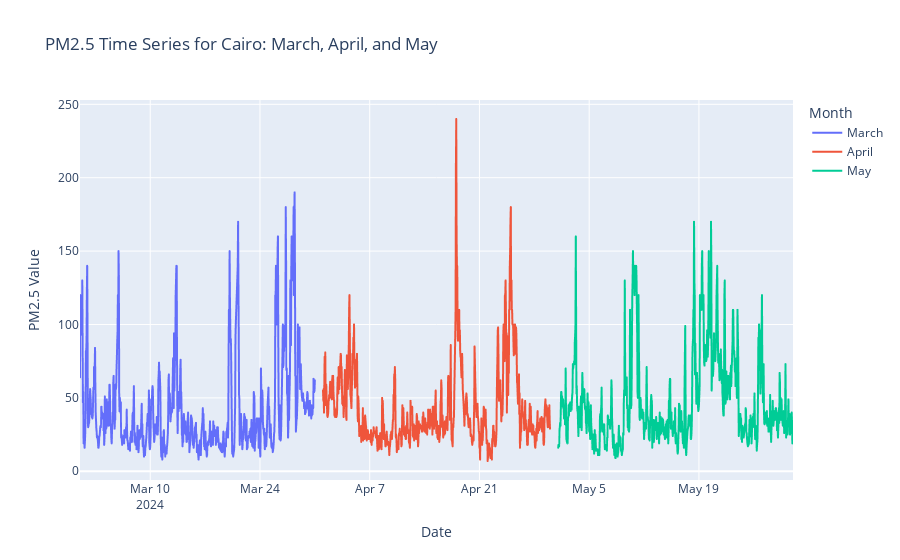

The code cell stored with this chart in its notebook:
### Code cell
# Convert the datetime column to datetime objects
cairomarch['datetimeLocal'] = pd.to_datetime(cairomarch['datetimeLocal'], utc=True)
cairoapril['datetimeLocal'] = pd.to_datetime(cairoapril['datetimeLocal'], utc=True)
cairomay['datetimeLocal'] = pd.to_datetime(cairomay['datetimeLocal'], utc=True)

# Filter for PM2.5 measurements
pm25_march = cairomarch[cairomarch['parameter'] == 'pm25']
pm25_april = cairoapril[cairoapril['parameter'] == 'pm25']
pm25_may = cairomay[cairomay['parameter'] == 'pm25']

# Add a 'Month' column to each DataFrame for labeling
pm25_march['Month'] = 'March'
pm25_april['Month'] = 'April'
pm25_may['Month'] = 'May'

# Concatenate the DataFrames into a single DataFrame
combined_df = pd.concat([pm25_march, pm25_april, pm25_may])

# Create the time series plot
fig = px.line(combined_df, x='datetimeLocal', y='value', color='Month',
              title='PM2.5 Time Series for Cairo: March, April, and May',
              labels={'datetimeLocal': 'Date', 'value': 'PM2.5 Value'})

# Show the plot
fig.show()

### Figure 1 — Plotly figure (JSON) as saved in the notebook; plotly's stock layout.template omitted (floating-point values rounded to 4 significant figures; data arrays with more than 128 entries replaced by an {"elided": "..."} marker saying what was removed)
{"data": [{"hovertemplate": "Month=March<br>Date=%{x}<br>PM2.5 Value=%{y}<extra></extra>", "legendgroup": "March", "line": {"color": "#636efa", "dash": "solid"}, "marker": {"symbol": "circle"}, "mode": "lines", "name": "March", "showlegend": true, "type": "scattergl", "x": {"elided": "707 str values"}, "xaxis": "x", "y": {"elided": "707 int values"}, "yaxis": "y"}, {"hovertemplate": "Month=April<br>Date=%{x}<br>PM2.5 Value=%{y}<extra></extra>", "legendgroup": "April", "line": {"color": "#EF553B", "dash": "solid"}, "marker": {"symbol": "circle"}, "mode": "lines", "name": "April", "showlegend": true, "type": "scattergl", "x": {"elided": "696 str values"}, "xaxis": "x", "y": {"elided": "696 int values"}, "yaxis": "y"}, {"hovertemplate": "Month=May<br>Date=%{x}<br>PM2.5 Value=%{y}<extra></extra>", "legendgroup": "May", "line": {"color": "#00cc96", "dash": "solid"}, "marker": {"symbol": "circle"}, "mode": "lines", "name": "May", "showlegend": true, "type": "scattergl", "x": {"elided": "718 str values"}, "xaxis": "x", "y": {"elided": "718 int values"}, "yaxis": "y"}], "layout": {"legend": {"title": {"text": "Month"}, "tracegroupgap": 0}, "title": {"text": "PM2.5 Time Series for Cairo: March, April, and May"}, "xaxis": {"anchor": "y", "domain": [0, 1], "title": {"text": "Date"}}, "yaxis": {"anchor": "x", "domain": [0, 1], "title": {"text": "PM2.5 Value"}}}}
